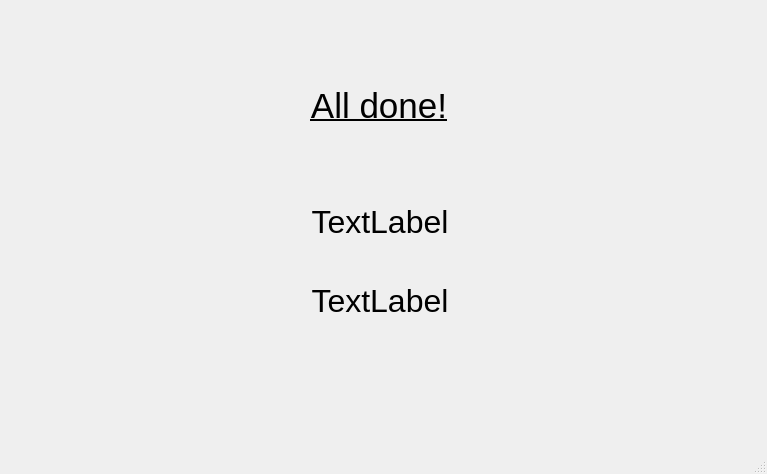
<?xml version="1.0" encoding="UTF-8"?>
<ui version="4.0">
 <class>DoneWindow</class>
 <widget class="QMainWindow" name="DoneWindow">
  <property name="geometry">
   <rect>
    <x>0</x>
    <y>0</y>
    <width>767</width>
    <height>474</height>
   </rect>
  </property>
  <property name="windowTitle">
   <string>MainWindow</string>
  </property>
  <widget class="QWidget" name="centralwidget">
   <widget class="QLabel" name="done_label">
    <property name="geometry">
     <rect>
      <x>79</x>
      <y>80</y>
      <width>600</width>
      <height>51</height>
     </rect>
    </property>
    <property name="font">
     <font>
      <pointsize>26</pointsize>
      <underline>true</underline>
     </font>
    </property>
    <property name="text">
     <string>All done!</string>
    </property>
    <property name="alignment">
     <set>Qt::AlignCenter</set>
    </property>
   </widget>
   <widget class="QLabel" name="wpm_total_label">
    <property name="geometry">
     <rect>
      <x>80</x>
      <y>186</y>
      <width>600</width>
      <height>71</height>
     </rect>
    </property>
    <property name="font">
     <font>
      <pointsize>24</pointsize>
     </font>
    </property>
    <property name="text">
     <string>TextLabel</string>
    </property>
    <property name="alignment">
     <set>Qt::AlignCenter</set>
    </property>
   </widget>
   <widget class="QLabel" name="accuracy_total_label">
    <property name="geometry">
     <rect>
      <x>80</x>
      <y>270</y>
      <width>600</width>
      <height>61</height>
     </rect>
    </property>
    <property name="font">
     <font>
      <pointsize>24</pointsize>
     </font>
    </property>
    <property name="text">
     <string>TextLabel</string>
    </property>
    <property name="alignment">
     <set>Qt::AlignCenter</set>
    </property>
   </widget>
  </widget>
  <widget class="QStatusBar" name="statusbar"/>
 </widget>
 <resources/>
 <connections/>
</ui>
